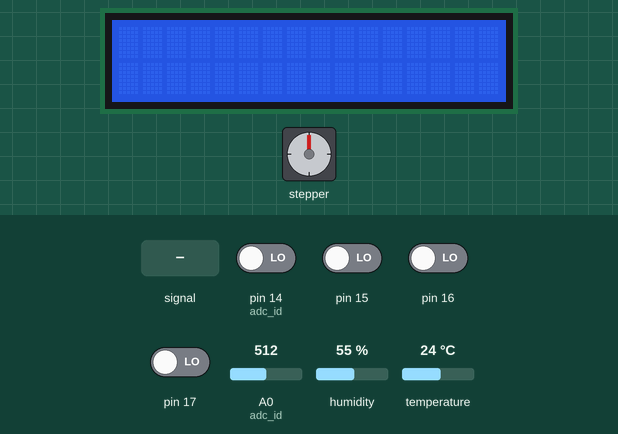
Simulated run of this sketch. Board: Arduino Uno, built with avr-gcc and run on an emulated ATmega328P. Parts: 16×2 character LCD, stepper motor. The inputs (shaded band) are chosen by the test bench; at power-on: pin 14 (adc_id), pin 15–17 LOW, temperature 24 °C, A0 (adc_id) = 512, humidity 55 %. Stepper angles assume 25 steps per turn; what the sketch prints to the serial monitor is not drawn.

Above: at 1.2 s.
1.3 s: pin 14 (adc_id) driven HIGH
2.8 s: pin 16 driven HIGH
At 3.1 s:
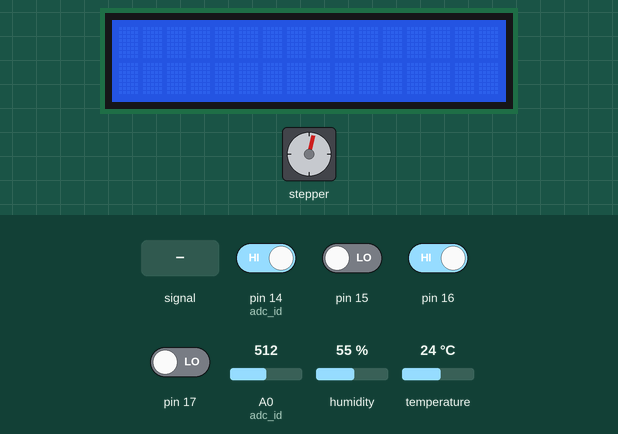
5.8 s: pin 16 driven LOW
At 6.7 s:
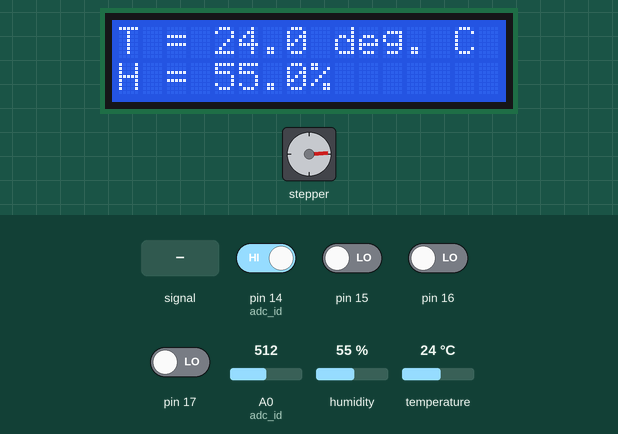
7.3 s: temperature set to 9 °C
At 10.0 s:
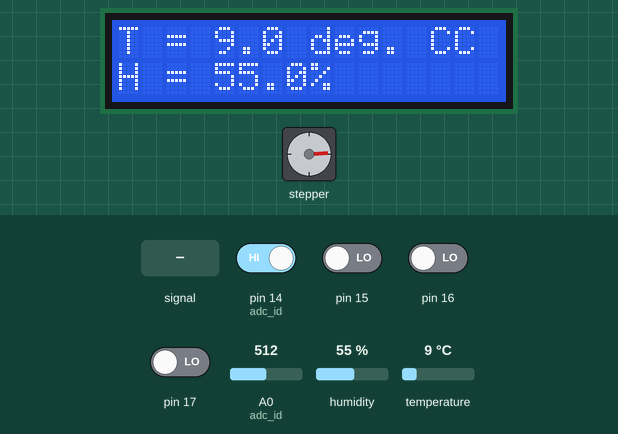
10.3 s: A0 (adc_id) fed a 200 Hz sine of ±460 counts around its level
11.8 s: pin 16 driven HIGH
At 12.2 s:
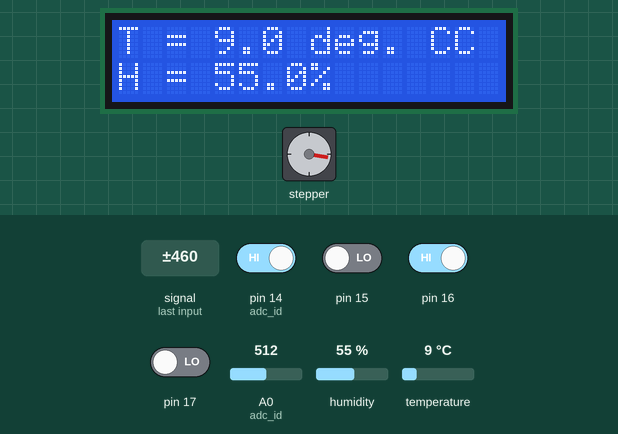
Timing chart, 0 to 18.3 s (numbered marks = the images above; inputs shaded):
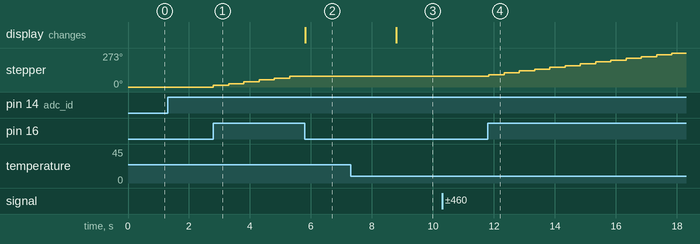

The sketch:

CPE301_Final_Project_finalRevision.ino
```cpp
//By Kyle Nicely, Eric Westenburg, Luke Bowler, Phil Hensley

#include <Stepper.h>
const int stepsPerRevolution = 25;  // change this to fit the number of steps per revolution
Stepper myStepper(stepsPerRevolution, 22, 24, 26, 28); //pins
int stepCount = 0;         // number of steps the motor has taken

#include <dht_nonblocking.h>
#define DHT_SENSOR_TYPE DHT_TYPE_11

#include <LiquidCrystal.h>
LiquidCrystal lcd(7, 8, 9, 10, 11, 12);
int adc_id = 0;
int HistoryValue = 0;
char printBuffer[128];
static const int DHT_SENSOR_PIN = 2;
DHT_nonblocking dht_sensor( DHT_SENSOR_PIN, DHT_SENSOR_TYPE );
volatile unsigned char* port_a = (unsigned char*) 0x22; //Ports for LEDs and Buttons
volatile unsigned char* ddr_a  = (unsigned char*) 0x21;
volatile unsigned char* pin_a  = (unsigned char*) 0x20;

volatile unsigned char* port_b = (unsigned char*) 0x25; //Ports for LEDs and Buttons
volatile unsigned char* ddr_b  = (unsigned char*) 0x24;
volatile unsigned char* pin_b  = (unsigned char*) 0x23;

volatile unsigned char* port_c = (unsigned char*) 0x28;
volatile unsigned char* ddr_c  = (unsigned char*) 0x27;
volatile unsigned char* pin_c  = (unsigned char*) 0x26;

volatile unsigned char* port_d = (unsigned char*) 0x2B;
volatile unsigned char* ddr_d  = (unsigned char*) 0x2A;
volatile unsigned char* pin_d  = (unsigned char*) 0x29;

volatile unsigned char* port_e = (unsigned char*) 0x2E;
volatile unsigned char* ddr_e  = (unsigned char*) 0x2D;
volatile unsigned char* pin_e  = (unsigned char*) 0x2C;

volatile unsigned char* port_g = (unsigned char*) 0x34;
volatile unsigned char* ddr_g = (unsigned char*) 0x33;
volatile unsigned char* pin_g  = (unsigned char*) 0x32;

volatile unsigned char* port_l = (unsigned char*) 0x10B;
volatile unsigned char* ddr_l  = (unsigned char*) 0x10A;
volatile unsigned char* pin_l  = (unsigned char*) 0x109;

//yellow LED = pin 42 - PL7    OUTPUT
//red LED = pin 48 - PL1       OUTPUT
//green LED = pin 50 - PB3     OUTPUT
//blue LED = pin 52 - PB1      OUTPUT
//DC motor ENABLE = pin 3 - PE5       OUTPUT
//DC motor = pin 5 PE3         OUTPUT
//start button = 37 - PC0      INPUT
//stop button = 36 - PC1       INPUT
//step up button = 35 - PC2    INPUT
//step down button = 34 - PC3  INPUT

bool start = false;
bool error = false;

void setup()
{
  Serial.begin(9600);
  lcd.begin(16, 2);
  //myStepper.setSpeed(15);

  *ddr_l |= 0x82; //Set PL1 to output
  *ddr_e |= 0x28; //Set PE5 and PE3 to output
  *ddr_b |= 0xA; //Set PB1 and PB3 to output
  *ddr_c &= 0xF0; //Set PC0, PC1, PC2, PC3 to input
  //*portB &= 0xBF; //example Initialize to low
  *port_l &= 0x0; //Initialize LEDs to Low
  *port_b &= 0x0;

  //State = Disabled
  //Set LED to Yellow
  *port_l |= 0x80;
  //Fan Off
  *port_e &= 0x0;
  //Fan Enabled
  *port_e |= 0b00000100;
}

static bool measure_environment( float *temperature, float *humidity )
{
  static unsigned long measurement_timestamp = millis( );

  if( millis( ) - measurement_timestamp > 3000ul )
  {
    if( dht_sensor.measure( temperature, humidity ) == true )
    {
      measurement_timestamp = millis( );
      return( true );
    }
  }

  return( false );
}

void loop()
{
  //if start button is high
  if(*pin_c & 0x1){
    Serial.print("start button pressed\n");
    //State = Idle
    //Set LED to Green
    *port_b &= 0x0;
    *port_l &= 0x0;
    *port_b |= 0x8;
    //Fan Off
    *port_e &= 0x0;
    start = true;
  }

  //while stop button is not pressed and system is started
  while(start == true){

    int value = analogRead(adc_id);

    if(((HistoryValue>=value) && ((HistoryValue - value) > 10)) || ((HistoryValue<value) && ((value - HistoryValue) > 10)))
    {
      if(value < 200) {
        sprintf(printBuffer,"Water level low\n");
        Serial.print(printBuffer);
        //State = Error
        //Set the LED to Red
        *port_b &= 0x0; //blue
        *port_d &= 0x0; //green
        *port_l |= 0x2; //red
        //Fan Off
        *port_e &= 0x0;
        error = true;
        start = false;
      }
      HistoryValue = value;
    }

    int value2 = analogRead(adc_id);

    float temperature;
    float humidity;

    if( measure_environment( &temperature, &humidity ) == true )
    {
      //Serial.print("environment measured");
      lcd.setCursor(0, 0);
      lcd.print("T = ");
      lcd.print(temperature, 1);
      lcd.print(" deg. C");
      lcd.setCursor(0, 1);
      lcd.print("H = ");
      lcd.print(humidity, 1);
      lcd.print("%");
    }

    //if temperature less than tempThreshold
    if(temperature < 21){
      //State = idle
      //Set the LED to Green
      *port_b &= 0x0;
      *port_l &= 0x0;
      *port_b |= 0x8;
      //Turn off fan
      *port_e &= 0x0;
    }
    if(temperature > 21 && value > 200){
      //State = Running
      //Set the LED to Blue
      *port_b &= 0x0;
      *port_l &= 0x0;
      *port_b |= 0x2;
      //Turn on Fan
      *port_e |= 0b00101000;
    }

    //if step up button is pressed
    while(*pin_c & 0x4){
      myStepper.step(1);
      stepCount++;
      delay(500);
      //*port_a &= 0x0;
    }

    //if stop button is pressed
    if(*pin_c & 0x2){
    Serial.print("stop button pressed\n");
    //State = Disabled
    //Set LED to Yellow
    *port_b &= 0x0;
    *port_l &= 0x0;
    *port_l |= 0x80;
    //Turn off Fan
    *port_e &= 0x0;
    start = false;
    }
  }
    //if stop button is pressed
    if(*pin_c & 0x2){
      Serial.print("stop button pressed\n");
      //State = Disabled
      //Set LED to Yellow
      *port_b &= 0x0;
      *port_l &= 0x0;
      *port_l |= 0x80;
      error = false;
    }

    //if reset button is pressed
    if(*pin_c & 0x8 && error == true){
      Serial.print("reset button pressed\n");
      //State = Idle
      //Set LED to Green
      *port_b &= 0x0;
      *port_l &= 0x0;
      *port_b |= 0x8;
      error = false;
      start = true;
    }
}
```

Measured:
- after the input at 1.3 s, every drawn part: stays the same
- after the input at 2.8 s, stepper: turns 14° clockwise in 0.00 s, repeating every 0.50 s
- after the input at 5.8 s, stepper: stays 86° (without the input it goes to 100° after 0.00 s); the display: changes at once (image 2)
- after the input at 7.3 s, the display: changes after 1.5 s (image 3)
- after the input at 10.3 s, every drawn part: stays the same
- after the input at 11.8 s, stepper: turns 14° clockwise in 0.00 s, repeating every 0.50 s
